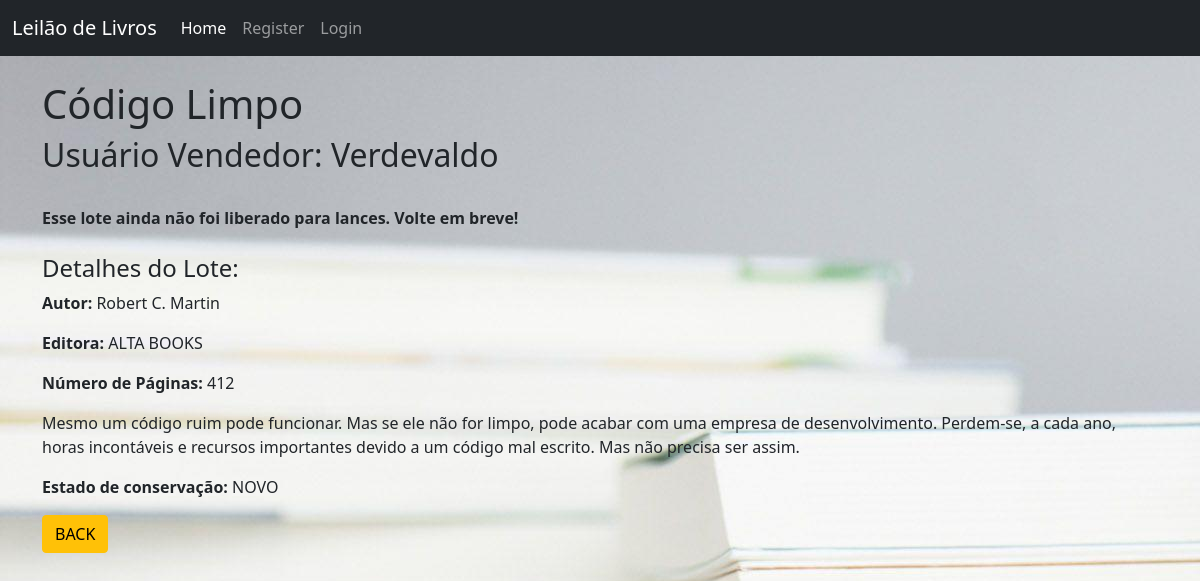
Page /lote/2/ on the earlier database version.
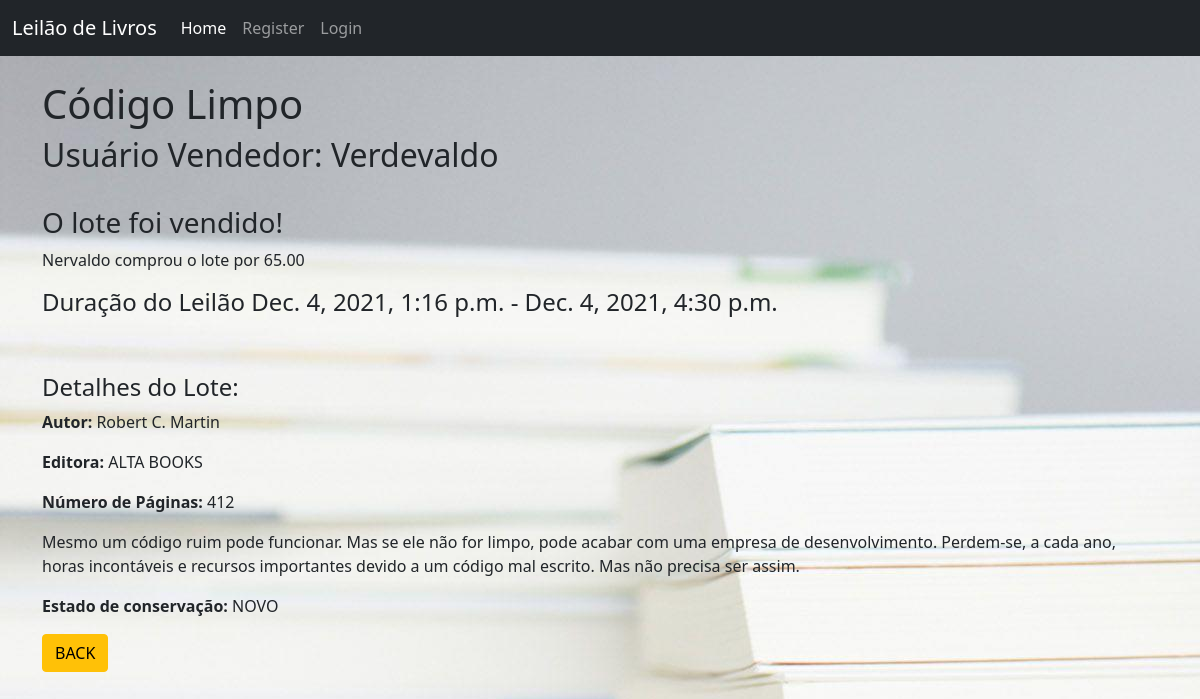
Same page on the later database version.
### app/models.py (models this page shows, shortened)
class Lote(models.Model):
    cliente_vendedor = models.ForeignKey(User, on_delete=models.CASCADE)
    nome = models.CharField(max_length=200)
    descricao = models.TextField()
    estado_conservacao = models.TextField(
        choices=[('VELHO', 'VELHO'),
                 ('SEMINOVO', 'SEMINOVO'),
                 ('NOVO', 'NOVO')],
        default='VELHO',
    )
    autor = models.CharField(max_length=200, default="Autor")
    editora = models.CharField(max_length=200, default="Editora")
    numero_de_paginas = models.DecimalField(max_digits=5, decimal_places=0, default=0)
    valor_minimo_lance = models.DecimalField(max_digits=11, decimal_places=2, default=0)
    valor_minimo_incremento_por_lance = models.DecimalField(max_digits=11, decimal_places=2, default=0.01)
    valor_reserva = models.DecimalField(max_digits=11, decimal_places=2)
    data_inicio = models.DateTimeField()
    data_final = models.DateTimeField(null = True)
    valor_lance_mais_alto = models.DecimalField(max_digits=11, decimal_places=2, default=0)
    cliente_comprador_lance_mais_alto = models.ForeignKey(User, on_delete=models.SET_NULL, null=True, related_name='cliente_vendedor')
    taxa_comissao = models.DecimalField(max_digits=11, decimal_places=2, default=0)
    numero_de_lances = models.DecimalField(max_digits=11, decimal_places=0, default=0)
    liberado_para_lances = models.BooleanField(default=False)
    leilao_finalizado = models.BooleanField(default=False)
    lote_foi_vendido = models.BooleanField(default=False)

### app/views.py (the view)
# urls.py: path('lote/<int:pk>/', views.LoteDetailView.as_view(), name="lote_detail"),
class LoteDetailView(DetailView):
    model = models.Lote
    template_name = 'lote_detail.html'

### app/templates/lote_detail.html (shortened to what this page needs)
{% extends 'base.html' %}
{% block content %}
    <h1> {{ lote.nome }} </h1>
    <h2> Usuário Vendedor: {{ lote.cliente_vendedor.username }} </h2>
    <br/>
    {% if lote.liberado_para_lances == True %}
        {% if lote.leilao_finalizado == False %}
            {% if lote.valor_lance_mais_alto > 0 %}
                {% if lote.numero_de_lances == 1 %}
                    <p> Este lote recebeu {{ lote.numero_de_lances }} lance. </p>
                {% else %}
                    <p> Este lote recebeu {{ lote.numero_de_lances }} lances. </p>
                {% endif %}
                <br/>
                <h3> Atual lance vencedor :</h3>
                <p> {{ lote.cliente_comprador_lance_mais_alto.username }} deu um lance de {{ lote.valor_lance_mais_alto }} </p>
                <p> Valor mínimo de incremento = {{lote.valor_minimo_incremento_por_lance}}</p>
                <p><i>Após o Leiloeiro finalizar o leilão, será anunciado o vencedor.</i></p>
            {% else %}
                <h3>Ainda não tivemos lances nesse lote.</h3>
                <p>Valor minimo do lance = {{lote.valor_minimo_lance}}</p>
            {% endif %}
            <h4> Duração do Leilão {{ lote.data_inicio }} - {{ lote.data_final }}</h4>
        {% else %}
            {% if lote.valor_lance_mais_alto >= lote.valor_reserva %}
                <h3> O lote foi vendido! </h3>
                <p> {{ lote.cliente_comprador_lance_mais_alto.username }} comprou o lote por {{ lote.valor_lance_mais_alto }} </p>
            {% endif %}
            {% if lote.liberado_para_lances == True %}
                <h4> Duração do Leilão {{ lote.data_inicio }} - {{ lote.data_final }}</h4>
            {% endif %}
        {% endif %}
    {% else %}
        <strong>Esse lote ainda não foi liberado para lances. Volte em breve!</strong>
    {% endif %}
    <br/><br/>
    <h4>Detalhes do Lote:</h4>
    <p> <b>Autor:</b> {{lote.autor}}</p>
    <p> <b>Editora:</b> {{lote.editora}} </p>
    <p> <b>Número de Páginas:</b> {{lote.numero_de_paginas}} </p>
    <p> {{ lote.descricao }} </p>
    <p> <b>Estado de conservação:</b> {{ lote.estado_conservacao }}</p>
    <a href="{% url 'home' %}" class="btn btn-warning"> BACK </a>
{% endblock %}

Differences in the rows shown:
changed Lote "Código Limpo": liberado_para_lances False → True (drawn); cliente_comprador_lance_mais_alto.username (not shown) → "Nervaldo"; valor_lance_mais_alto (not shown) → "65.00"; data_inicio (not shown) → "Dec. 4, 2021, 1:16 p.m."; data_final (not shown) → "Dec. 4, 2021, 4:30 p.m."
Other differences:
text no longer shown: "Esse lote ainda não foi liberado para lances. Volte em breve!"
text now shown: "O lote foi vendido! comprou o lote por Duração do Leilão -"
